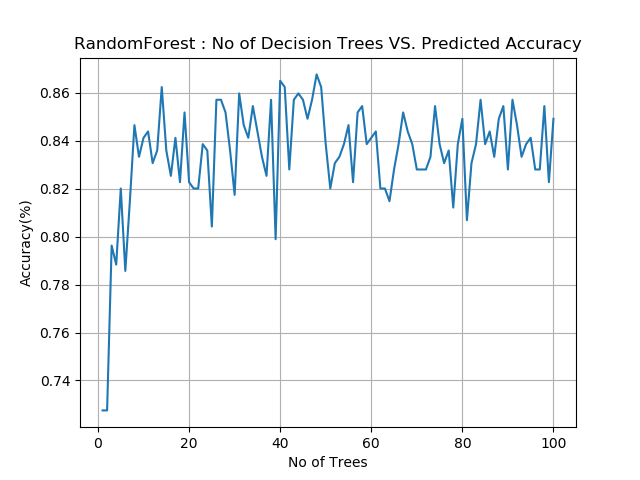

Recreate this plot in Python.
import pandas as pd
import numpy as np
from sklearn.feature_extraction.text import CountVectorizer
from sklearn.ensemble import RandomForestClassifier
from sklearn.metrics import classification_report
from sklearn.metrics import f1_score
from sklearn.metrics import accuracy_score 
from sklearn.metrics import confusion_matrix
import matplotlib
import matplotlib.pyplot as plt
data = pd.read_csv('Full_Data.csv', encoding = "ISO-8859-1")
data.head(1)
trainingset = data[data['Date'] < '20150101']
testingset = data[data['Date'] > '20141231']

cleanInfo= trainingset.iloc[:,2:27]
cleanInfo.replace(to_replace="[^a-zA-Z]", value=" ", regex=True, inplace=True)


list1= [i for i in range(25)]
new_Index=[str(i) for i in list1]
cleanInfo.columns= new_Index
cleanInfo.head(5)


for index in new_Index:
    cleanInfo[index]=cleanInfo[index].str.lower()
cleanInfo.head(1)
headlines = []
for row in range(0,len(cleanInfo.index)):
    headlines.append(' '.join(str(x) for x in cleanInfo.iloc[row,0:25]))
basicvectorizer = CountVectorizer(ngram_range=(1,1),min_df=5)
training = basicvectorizer.fit_transform(headlines)


newshead = []
for row in range(0,len(testingset.index)):
    newshead.append(' '.join(str(x) for x in testingset.iloc[row,2:27]))

accuracy_scores=[]

decisiontreesize=100
for i in range(decisiontreesize):
	testmodel = RandomForestClassifier(n_estimators=i+1, criterion='entropy',max_features='auto')
	testmodel = testmodel.fit(training, trainingset["Label"])
	tests = basicvectorizer.transform(newshead)
	predictions = testmodel.predict(tests)
	accuracy_scores.append(accuracy_score(testingset["Label"], predictions))

print(np.max(np.asarray(accuracy_scores))) 
iterations=range(1,decisiontreesize+1)
graphs, axes = plt.subplots()                                                                                 
axes.plot(iterations,accuracy_scores)
axes.set(xlabel='No of Trees', ylabel='Accuracy(%)',title='RandomForest : No of Decision Trees VS. Predicted Accuracy')
axes.grid()
graphs.savefig("RandomForest_Data2.png")                                                                                   
plt.show()
